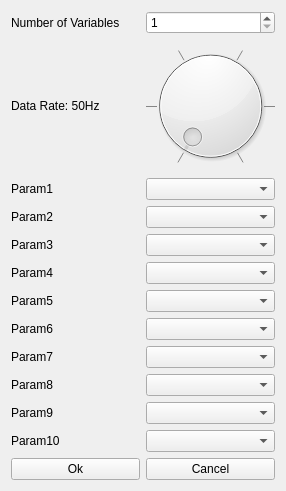
<?xml version="1.0" encoding="UTF-8"?>
<ui version="4.0">
 <class>ParamsForm</class>
 <widget class="QWidget" name="ParamsForm">
  <property name="geometry">
   <rect>
    <x>0</x>
    <y>0</y>
    <width>286</width>
    <height>491</height>
   </rect>
  </property>
  <property name="windowTitle">
   <string>Set Parameters</string>
  </property>
  <layout class="QGridLayout" name="gridLayout">
   <item row="1" column="0">
    <widget class="QLabel" name="lbDataRate">
     <property name="text">
      <string>Data Rate: 50Hz</string>
     </property>
    </widget>
   </item>
   <item row="9" column="1">
    <widget class="QComboBox" name="cbVar7"/>
   </item>
   <item row="12" column="0">
    <widget class="QLabel" name="lbVar10">
     <property name="text">
      <string>Param10</string>
     </property>
    </widget>
   </item>
   <item row="0" column="0">
    <widget class="QLabel" name="lbNumVar">
     <property name="minimumSize">
      <size>
       <width>120</width>
       <height>0</height>
      </size>
     </property>
     <property name="text">
      <string>Number of Variables</string>
     </property>
    </widget>
   </item>
   <item row="0" column="1">
    <widget class="QSpinBox" name="spinNumVar">
     <property name="minimum">
      <number>1</number>
     </property>
     <property name="maximum">
      <number>10</number>
     </property>
    </widget>
   </item>
   <item row="6" column="1">
    <widget class="QComboBox" name="cbVar4"/>
   </item>
   <item row="5" column="1">
    <widget class="QComboBox" name="cbVar3"/>
   </item>
   <item row="4" column="1">
    <widget class="QComboBox" name="cbVar2"/>
   </item>
   <item row="3" column="1">
    <widget class="QComboBox" name="cbVar1"/>
   </item>
   <item row="4" column="0">
    <widget class="QLabel" name="lbVar2">
     <property name="text">
      <string>Param2</string>
     </property>
    </widget>
   </item>
   <item row="11" column="1">
    <widget class="QComboBox" name="cbVar9"/>
   </item>
   <item row="5" column="0">
    <widget class="QLabel" name="lbVar3">
     <property name="text">
      <string>Param3</string>
     </property>
    </widget>
   </item>
   <item row="11" column="0">
    <widget class="QLabel" name="lbVar9">
     <property name="text">
      <string>Param9</string>
     </property>
    </widget>
   </item>
   <item row="7" column="1">
    <widget class="QComboBox" name="cbVar5"/>
   </item>
   <item row="9" column="0">
    <widget class="QLabel" name="lbVar7">
     <property name="text">
      <string>Param7</string>
     </property>
    </widget>
   </item>
   <item row="13" column="1">
    <widget class="QPushButton" name="btnCancel">
     <property name="text">
      <string>Cancel</string>
     </property>
    </widget>
   </item>
   <item row="10" column="0">
    <widget class="QLabel" name="lbVar8">
     <property name="text">
      <string>Param8</string>
     </property>
    </widget>
   </item>
   <item row="1" column="1">
    <widget class="QDial" name="dialDataRate">
     <property name="maximum">
      <number>5</number>
     </property>
     <property name="pageStep">
      <number>1</number>
     </property>
     <property name="notchesVisible">
      <bool>true</bool>
     </property>
    </widget>
   </item>
   <item row="10" column="1">
    <widget class="QComboBox" name="cbVar8"/>
   </item>
   <item row="6" column="0">
    <widget class="QLabel" name="lbVar4">
     <property name="text">
      <string>Param4</string>
     </property>
    </widget>
   </item>
   <item row="7" column="0">
    <widget class="QLabel" name="lbVar5">
     <property name="text">
      <string>Param5</string>
     </property>
    </widget>
   </item>
   <item row="3" column="0">
    <widget class="QLabel" name="lbVar1">
     <property name="text">
      <string>Param1</string>
     </property>
    </widget>
   </item>
   <item row="8" column="0">
    <widget class="QLabel" name="lbVar6">
     <property name="text">
      <string>Param6</string>
     </property>
    </widget>
   </item>
   <item row="12" column="1">
    <widget class="QComboBox" name="cbVar10"/>
   </item>
   <item row="8" column="1">
    <widget class="QComboBox" name="cbVar6"/>
   </item>
   <item row="13" column="0">
    <widget class="QPushButton" name="btnOk">
     <property name="text">
      <string>Ok</string>
     </property>
    </widget>
   </item>
  </layout>
 </widget>
 <resources/>
 <connections/>
</ui>
